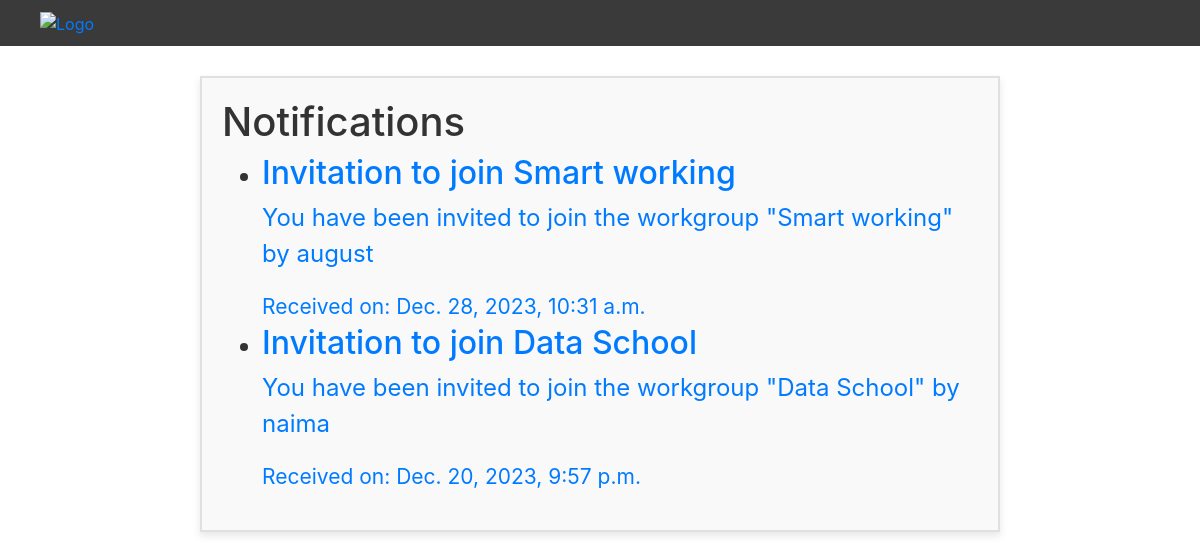
/en/notifications/ (signed in), run on an earlier commit of the app's database.
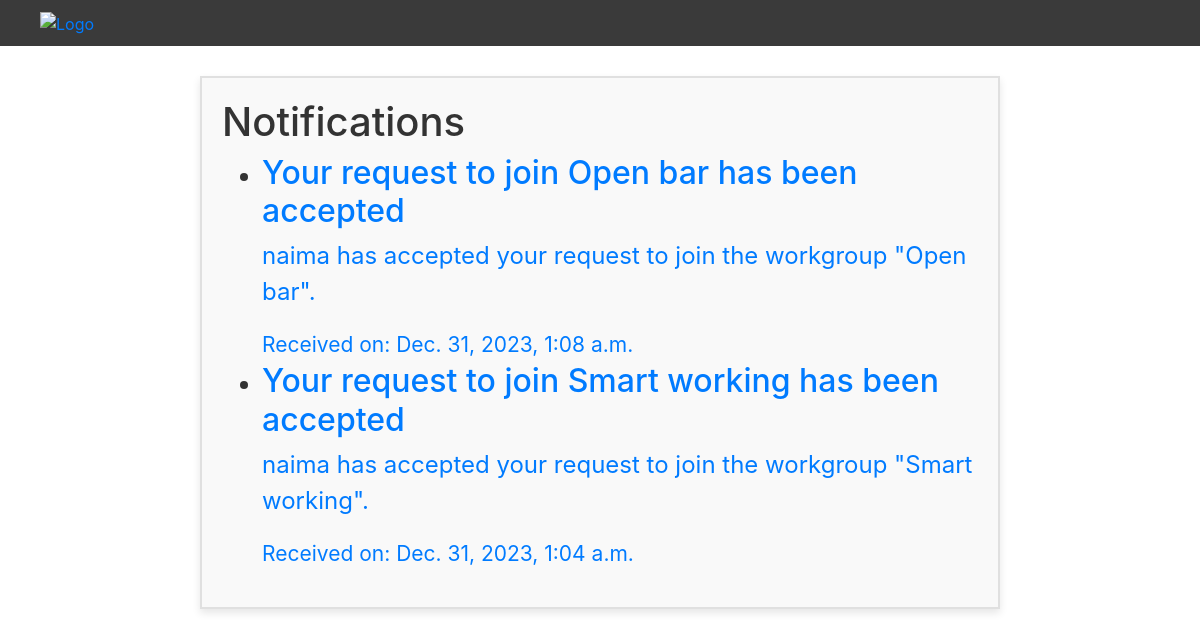
And on a later commit of the database.
### mentoring_app/models.py (models this page shows, shortened)
class Notification(models.Model):
    recipient = models.ForeignKey(settings.AUTH_USER_MODEL, on_delete=models.CASCADE, related_name='notifications')
    sender = models.ForeignKey(settings.AUTH_USER_MODEL, on_delete=models.CASCADE, null=True, related_name='sent_notifications')
    workgroup = models.ForeignKey('workgroup.WorkGroup', on_delete=models.SET_NULL, null=True, blank=True)
    title = models.CharField(max_length=255)
    body = models.TextField()
    read = models.BooleanField(default=False)
    created_at = models.DateTimeField(auto_now_add=True)
    TYPE_CHOICES = (
        ('invitation', 'Invitation'),
        ('join_request', 'Join Request'),
    )
    type = models.CharField(max_length=20, choices=TYPE_CHOICES, default='invitation')

### mentoring_app/views.py (the view)
# urls.py: path('notifications/', views.all_notifications, name='all_notifications'),
def all_notifications(request):
    if request.user.is_authenticated:
        notifications = Notification.objects.filter(recipient=request.user).order_by('-created_at')
        return render(request, 'all_notifications.html', {'notifications': notifications})
    else:
        return redirect('login')

### templates/all_notifications.html (shortened to what this page needs)
{% include "base_site.html" %}
{% load i18n %}
{% load static %}
{% block navbar %}
    {% include 'nav_home.html' %}
{% endblock %}
{% block content %}
    <div class="notification-container">
        <h1>{% trans 'Notifications' %}</h1>
        <ul class="notification-list">
            {% for notification in notifications %}
                <li>
                    <a href="{% url 'notification_detail' notification.id %}">
                        <h2>{{ notification.title }}</h2>
                        <p>{{ notification.body }}</p>
                        <small>{% trans 'Received on: '%}{{ notification.created_at }}</small>
                    </a>
                </li>
            {% empty %}
                <p>{% trans 'No notifications.' %}</p>
            {% endfor %}
        </ul>
    </div>
{% endblock %}

### templates/base_site.html (shortened to what this page needs)
{% load static %}
<!DOCTYPE html>
<html lang="en">
<head>
    <link rel="stylesheet" href="https://cdnjs.cloudflare.com/ajax/libs/font-awesome/5.15.1/css/all.min.css">
    <link rel="stylesheet" href="https://cdn.jsdelivr.net/npm/bootstrap@4.6.2/dist/css/bootstrap.min.css">
    <link rel="stylesheet" href="{% static 'css/settings.css' %}">
</head>
<body class="{% if request.session.theme == 'dark-mode' %}dark-mode{% else %}light-mode{% endif %}">
</body>
</html>

### templates/nav_home.html (shortened to what this page needs)
{% load static %}
<nav style="background-color: #3A3A3A; padding: 10px 20px; text-align: center; display: flex; justify-content: space-between; align-items: center;">
    <div style="margin-left: 20px;">
        <a href="{% url 'home' %}">
            <img src="{% static 'images/logo.svg' %}" alt="Logo" style="height: 100px;">
        </a>
    </div>
</nav>

### static/css/settings.css (style rules this page uses)
body.light-mode { --background-color: #fff; --text-color: #333; --button-bg-color: #007bff; --button-text-color: #fff; }
body { background-color: var(--background-color); color: var(--text-color); }

### templates/all_notifications.html (style rules this page uses)
.notification-container { width: 100%; max-width: 800px; margin: 30px auto; padding: 20px; border: 2px solid #e0e0e0; background-color: #f9f9f9; box-shadow: 0 4px 8px rgba(0,0,0,0.1); overflow: auto; font-size: 1.5em; }

### templates/nav_home.html (style rules this page uses)
nav { background-color: #333; padding: 10px 20px; text-align: center; width: 100%; top: 0; left: 0; }

What changed in the data, as far as the page shows it:
removed Notification: title "Invitation to join Smart working", body "You have been invited to join the workgroup \"Smart working\" by august", created_at "Dec. 28, 2023, 10:31 a.m."
removed Notification: title "Invitation to join Data School", body "You have been invited to join the workgroup \"Data School\" by naima", created_at "Dec. 20, 2023, 9:57 p.m."
added Notification: title "Your request to join Open bar has been accepted", body "naima has accepted your request to join the workgroup \"Open bar\".", created_at "Dec. 31, 2023, 1:08 a.m."
added Notification: title "Your request to join Smart working has been accepted", body "naima has accepted your request to join the workgroup \"Smart working\".", created_at "Dec. 31, 2023, 1:04 a.m."
